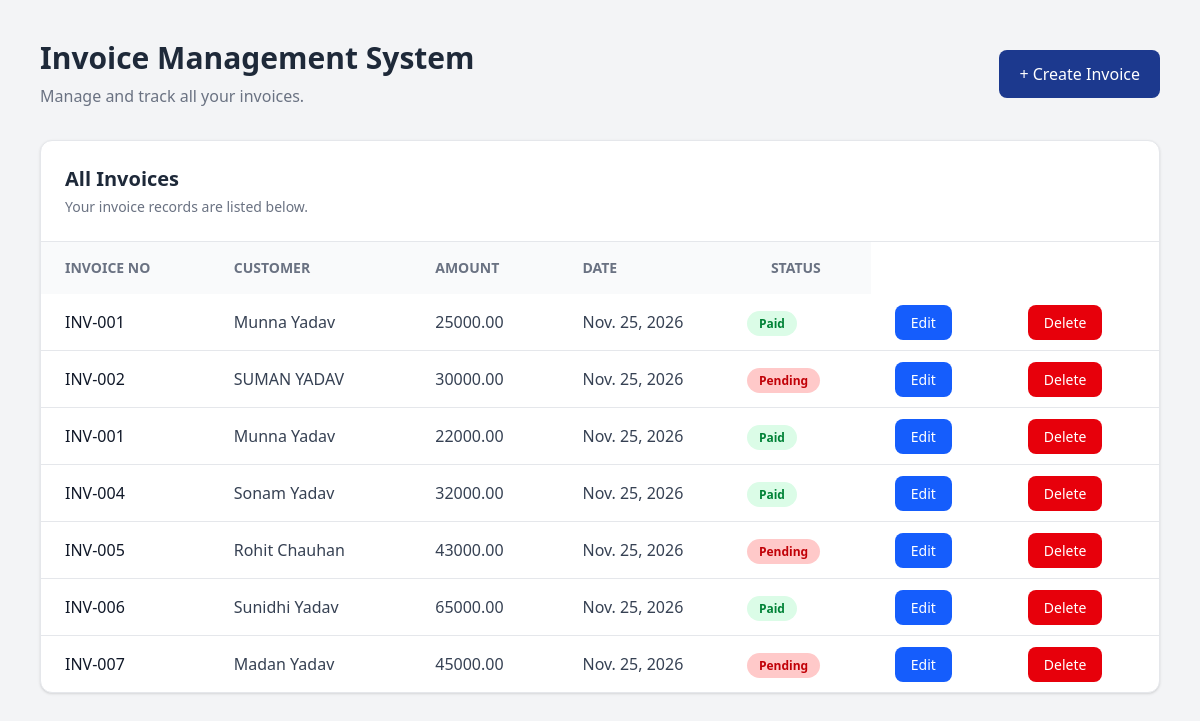
Page /api/ on the earlier database version.
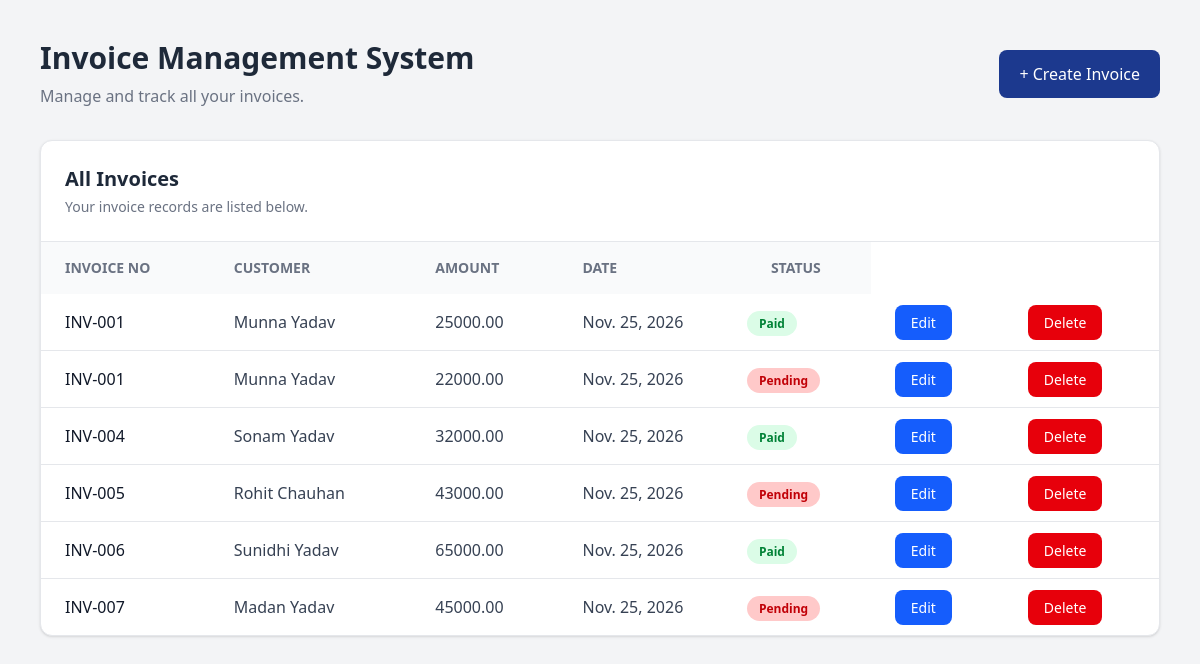
Same page on the later database version.
### invoices/models.py (models this page shows, shortened)
class Invoice(models.Model):
    customer_name = models.CharField(max_length=100)
    invoice_number = models.CharField(max_length=50)
    amount = models.DecimalField(max_digits=10, decimal_places=2)
    date_created = models.DateField(auto_now_add=True)
    is_paid = models.BooleanField(default=False)
    notes = models.TextField(blank=True)

### invoices/views.py (the view)
# urls.py: path('', views.invoice_list, name='invoice_list'),
def invoice_list(request):
    invoices = Invoice.objects.all()
    context = {
        'invoices': invoices
    }
    return render(request, 'invoices/invoice_list.html', context)

### invoices/templates/invoices/invoice_list.html (shortened to what this page needs)
<!doctype html>
<html lang="en">
  <head>
    <script src="https://cdn.jsdelivr.net/npm/@tailwindcss/browser@4"></script>
  </head>
  <body>
    <div class="bg-gray-100 min-h-screen">
      <div class="max-w-6xl mx-auto px-4 py-10">
        <div
          class="flex flex-col sm:flex-row justify-between items-start sm:items-center gap-4 mb-8"
        >
          <div>
            <h1 class="text-3xl font-bold text-gray-800">
              Invoice Management System
            </h1>
            <p class="text-gray-500 mt-2">
              Manage and track all your invoices.
            </p>
          </div>
          <a
            href=" {% url 'invoice_create' %} "
            class="bg-blue-900 hover:bg-blue-700 font-medium text-white px-5 py-3 rounded-lg transition"
          >
            + Create Invoice
          </a>
        </div>
        <div
          class="border border-gray-200 bg-white rounded-xl shadow-sm overflow-hidden"
        >
          <div class="p-6 border-b border-gray-200">
            <h2 class="text-xl font-semibold text-gray-800">All Invoices</h2>
            <p class="text-sm mt-1 text-gray-500">
              Your invoice records are listed below.
            </p>
          </div>
          <div class="overflow-x-auto">
            <table class="w-full text-left">
              <thead class="bg-gray-50 text-gray-500 text-sm uppercase">
                <tr>
                  <th class="px-6 py-4">Invoice No</th>
                  <th class="px-6 py-4">Customer</th>
                  <th class="px-6 py-4">Amount</th>
                  <th class="px-6 py-4">Date</th>
                  <th class="px-6 py-4">Status</th>
                </tr>
              </thead>
              <tbody class="divide-y divide-gray-200 text-gray-700">
                {% for invoice in invoices %}
                <tr class="hover:bg-gray-50 transition">
                  <td class="px-6 py-4 font-medium text-gray-900">
                    {{ invoice.invoice_number }}
                  </td>
                  <td class="px-6 py-4">{{ invoice.customer_name }}</td>
                  <td class="px-6 py-4 font-medium">{{ invoice.amount }}</td>
                  <td class="px-6 py-4">{{ invoice.date_created }}</td>
                  <td>
                    {% if invoice.is_paid %}
                    <span
                      class="bg-green-100 text-green-700 px-3 py-1 rounded-full text-xs font-semibold"
                    >
                      Paid
                    </span>
                    {% else %}
                    <span
                      class="bg-red-200 text-red-700 px-3 py-1 rounded-full text-xs font-semibold"
                    >
                      Pending
                    </span>
                    {% endif %}
                  </td>
                  <td class="px-6 py-4">
                    <a
                      href="{% url 'invoice_update' invoice.pk %}"
                      class="bg-blue-600 hover:bg-blue-700 text-white px-4 py-2 rounded-lg text-sm font-medium transition"
                    >
                      Edit
                    </a>
                  </td>
                  <td class="px-6 py-4">
                    <a
                      href="{% url 'invoice_delete' invoice.pk %}"
                      class="bg-red-600 hover:bg-red-700 text-white px-4 py-2 rounded-lg text-sm font-medium transition"
                    >
                      Delete
                    </a>
                  </td>
                </tr>
                {% empty %}
                <tr>
                  <td>No invoices available.</td>
                </tr>
                {% endfor %}
              </tbody>
            </table>
          </div>
        </div>
      </div>
    </div>
  </body>
</html>

Differences in the rows shown:
removed Invoice: invoice_number "INV-002", customer_name "SUMAN YADAV", amount "30000.00", date_created "Nov. 25, 2026", is_paid "Pending"
changed Invoice (number 2 of 6 on the later page): is_paid "Paid" → "Pending"
